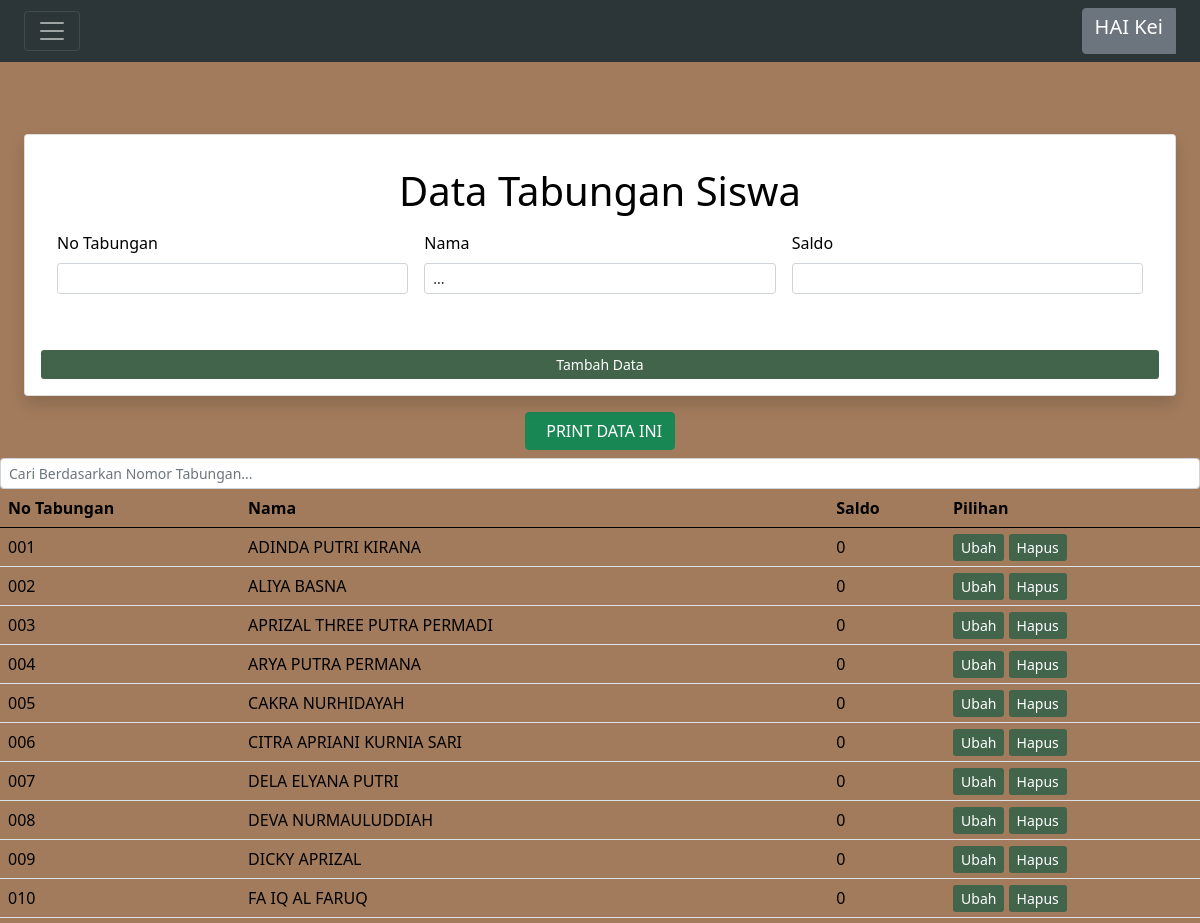
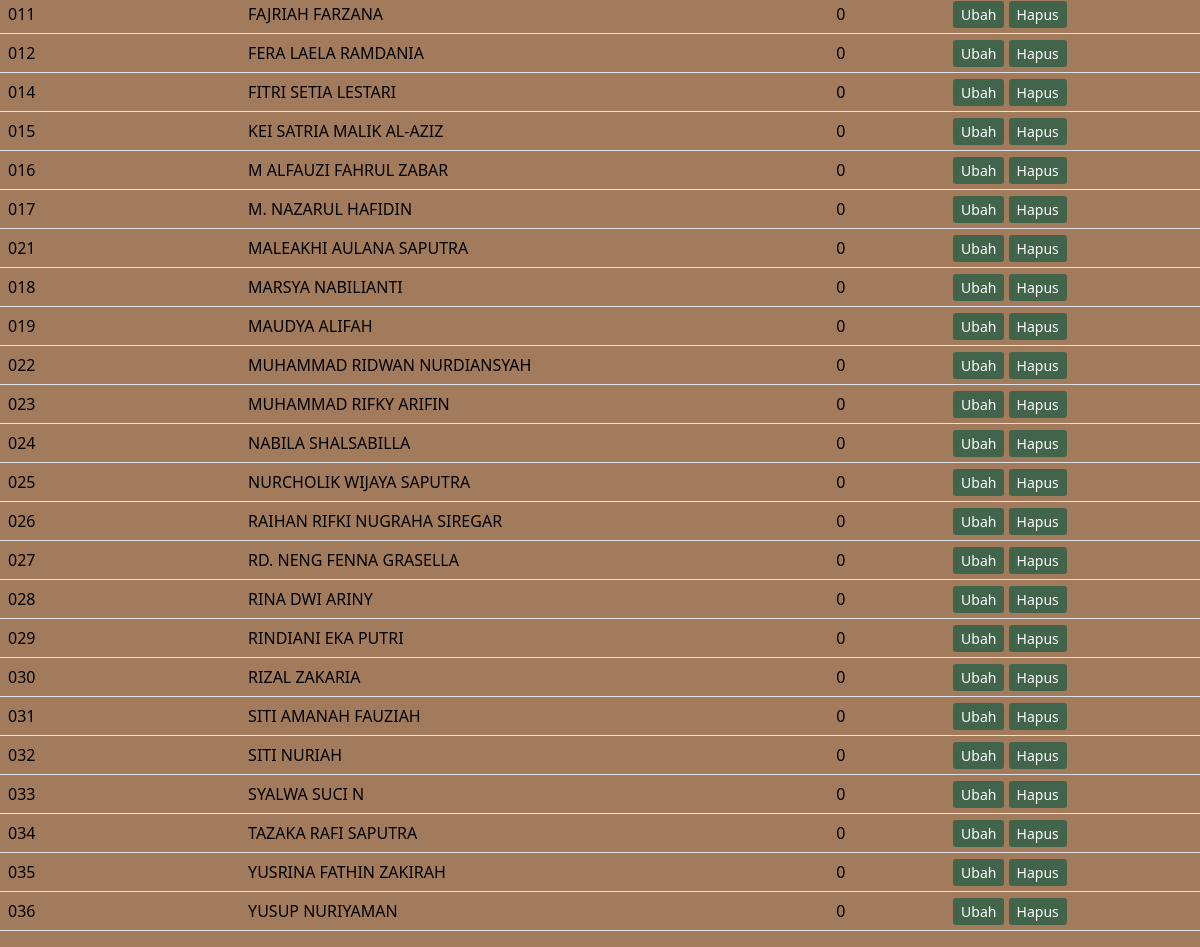
The page /admin/admin2.php (signed in) on the database its author committed (2 pictures, top to bottom).
### tables this page shows
CREATE TABLE `data_tabungan` (
  `no_tabungan` varchar(20) NOT NULL,
  `saldo` varchar(20) NOT NULL,
  `nama` varchar(50) NOT NULL
);

### admin/admin2.php (the view, shortened to what this page needs)
?><head>
<body class="bg-3">
  <link href="https://cdn.jsdelivr.net/npm/bootstrap@5.3.2/dist/css/bootstrap.min.css" rel="stylesheet">
  <nav class="navbar navbar-dark bg-1 fixed-start">
  <div class="container-fluid">
    <button class="navbar-toggler" type="button" data-bs-toggle="offcanvas" data-bs-target="#offcanvasDarkNavbar" aria-controls="offcanvasDarkNavbar" aria-label="Toggle navigation">
    <span class="navbar-toggler-icon"></span>
    </button>
    <div class="btn-group dropstart">
  <button type="button" class="btn btn-secondary  " data-bs-toggle="dropdown" aria-expanded="false">
  <h5>HAI <?php
    $nama = $_SESSION['nama'];
    $nama_parts = explode(' ', $nama);
    echo $nama_parts[0];
?></h5>
  </button>
</div>
  </div>
  </nav>
<br>
<br><br>
  <?php include 'header2.php' ;
  ?>
  <div class="card-title text-center">
    <a href="pdftabungan.php" target="_blank" class="btn btn-success"><i class="fa fa-file-pdf-o"></i> &nbsp PRINT DATA INI</a>
</div>
      <input type="text" class="form-control form-control-sm" placeholder="Cari Berdasarkan Nomor Tabungan..." id="getSearch" onkeyup="getFunction()">
    <table id="getTable" class="table table-bg-3 table-stripped bg-3">
          <thead>
            <tr>
              <th scope="col">No Tabungan</th>
              <th scope="col">Nama</th>
              <th scope="col">Saldo</th>
              <th scope="col">Pilihan</th>
            </tr>
          </thead>
          <tbody>
      <?php
        $data = mysqli_query($config,"select * from data_tabungan order by nama asc");
        while($tampilkan = mysqli_fetch_array($data)){
      ?>
            <tr>
              <td><?php echo $tampilkan["no_tabungan"] ;?></td>
              <td><?php echo $tampilkan["nama"] ;?></td>
              <td><?php echo $tampilkan["saldo"] ;?></td>
              <td>
        <a href="edit2.php?id=<?php echo $tampilkan["no_tabungan"] ;?>" class="custom-button btn-sm text-white">Ubah</a>
        <a href="admin2.php?delete=<?php echo $tampilkan["no_tabungan"] ;?>"onclick="return confirm('Apakah Anda Ingin Menghapus Data Ini?');" class="custom-button btn-sm text-white">Hapus</a>
        </td>
            </tr>
      <?php
      }
      ?>
          </tbody>
        </table>
  <?php include 'footer.php' ;?>
  </head>
</body>

### admin/admin2.php (style rules this page uses)
.bg-1 { background-color: #2C3639; }
.bg-3 { background-color: #A27B5C; }
.custom-button { background-color: #41644A; color: #fff; border: none; padding: 10px 20px; border-radius: 5px; cursor: pointer; text-decoration: none; }

### admin/header2.php (style rules this page uses)
.bg-1 { background-color: #2C3639; }
.bg-3 { background-color: #A27B5C; }
.custom-button { background-color: #41644A; color: #fff; border: none; padding: 10px 20px; border-radius: 5px; cursor: pointer; text-decoration: none; }

### rows shown on the page
data_tabungan: no_tabungan "001", nama "ADINDA PUTRI KIRANA", saldo "0"
data_tabungan: no_tabungan "002", nama "ALIYA BASNA", saldo "0"
data_tabungan: no_tabungan "003", nama "APRIZAL THREE PUTRA PERMADI", saldo "0"
data_tabungan: no_tabungan "004", nama "ARYA PUTRA PERMANA", saldo "0"
data_tabungan: no_tabungan "005", nama "CAKRA NURHIDAYAH", saldo "0"
data_tabungan: no_tabungan "006", nama "CITRA APRIANI KURNIA SARI", saldo "0"
data_tabungan: no_tabungan "007", nama "DELA ELYANA PUTRI", saldo "0"
data_tabungan: no_tabungan "008", nama "DEVA NURMAULUDDIAH", saldo "0"
data_tabungan: no_tabungan "009", nama "DICKY APRIZAL", saldo "0"
data_tabungan: no_tabungan "010", nama "FA IQ AL FARUQ", saldo "0"
data_tabungan: no_tabungan "011", nama "FAJRIAH FARZANA", saldo "0"
data_tabungan: no_tabungan "012", nama "FERA LAELA RAMDANIA", saldo "0"
data_tabungan: no_tabungan "014", nama "FITRI SETIA LESTARI", saldo "0"
data_tabungan: no_tabungan "015", nama "KEI SATRIA MALIK AL-AZIZ", saldo "0"
data_tabungan: no_tabungan "016", nama "M ALFAUZI FAHRUL ZABAR", saldo "0"
data_tabungan: no_tabungan "017", nama "M. NAZARUL HAFIDIN", saldo "0"
data_tabungan: no_tabungan "021", nama "MALEAKHI AULANA SAPUTRA", saldo "0"
data_tabungan: no_tabungan "018", nama "MARSYA NABILIANTI", saldo "0"
data_tabungan: no_tabungan "019", nama "MAUDYA ALIFAH", saldo "0"
data_tabungan: no_tabungan "022", nama "MUHAMMAD RIDWAN NURDIANSYAH", saldo "0"
data_tabungan: no_tabungan "023", nama "MUHAMMAD RIFKY ARIFIN", saldo "0"
data_tabungan: no_tabungan "024", nama "NABILA SHALSABILLA", saldo "0"
data_tabungan: no_tabungan "025", nama "NURCHOLIK WIJAYA SAPUTRA", saldo "0"
data_tabungan: no_tabungan "026", nama "RAIHAN RIFKI NUGRAHA SIREGAR", saldo "0"
data_tabungan: no_tabungan "027", nama "RD. NENG FENNA GRASELLA", saldo "0"
data_tabungan: no_tabungan "028", nama "RINA DWI ARINY", saldo "0"
data_tabungan: no_tabungan "029", nama "RINDIANI EKA PUTRI", saldo "0"
data_tabungan: no_tabungan "030", nama "RIZAL ZAKARIA", saldo "0"
data_tabungan: no_tabungan "031", nama "SITI AMANAH FAUZIAH", saldo "0"
data_tabungan: no_tabungan "032", nama "SITI NURIAH", saldo "0"
data_tabungan: no_tabungan "033", nama "SYALWA SUCI N", saldo "0"
data_tabungan: no_tabungan "034", nama "TAZAKA RAFI SAPUTRA", saldo "0"
data_tabungan: no_tabungan "035", nama "YUSRINA FATHIN ZAKIRAH", saldo "0"
data_tabungan: no_tabungan "036", nama "YUSUP NURIYAMAN", saldo "0"

### other values the page prints
$nama_parts[0] "Kei"
